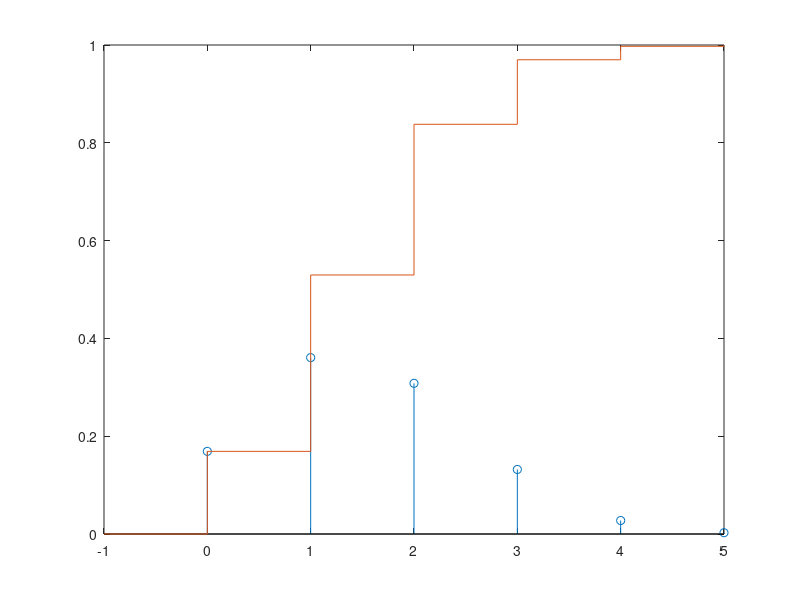

Reproduce this figure in MATLAB.
%% a 
% i
pdef = 0.3;
N = 1e5;
experiencias = sum(rand(5, N)< pdef);

xi = 0:5;
px = zeros(1,6);
for i = xi
    px(i+1) = sum(experiencias==i) / N;
end

stem(xi,px);

hold on
% ii

stairs([ -1 xi], [0 cumsum(px)]);


%iii
max_2 = px(1) + px(2) + px(3)